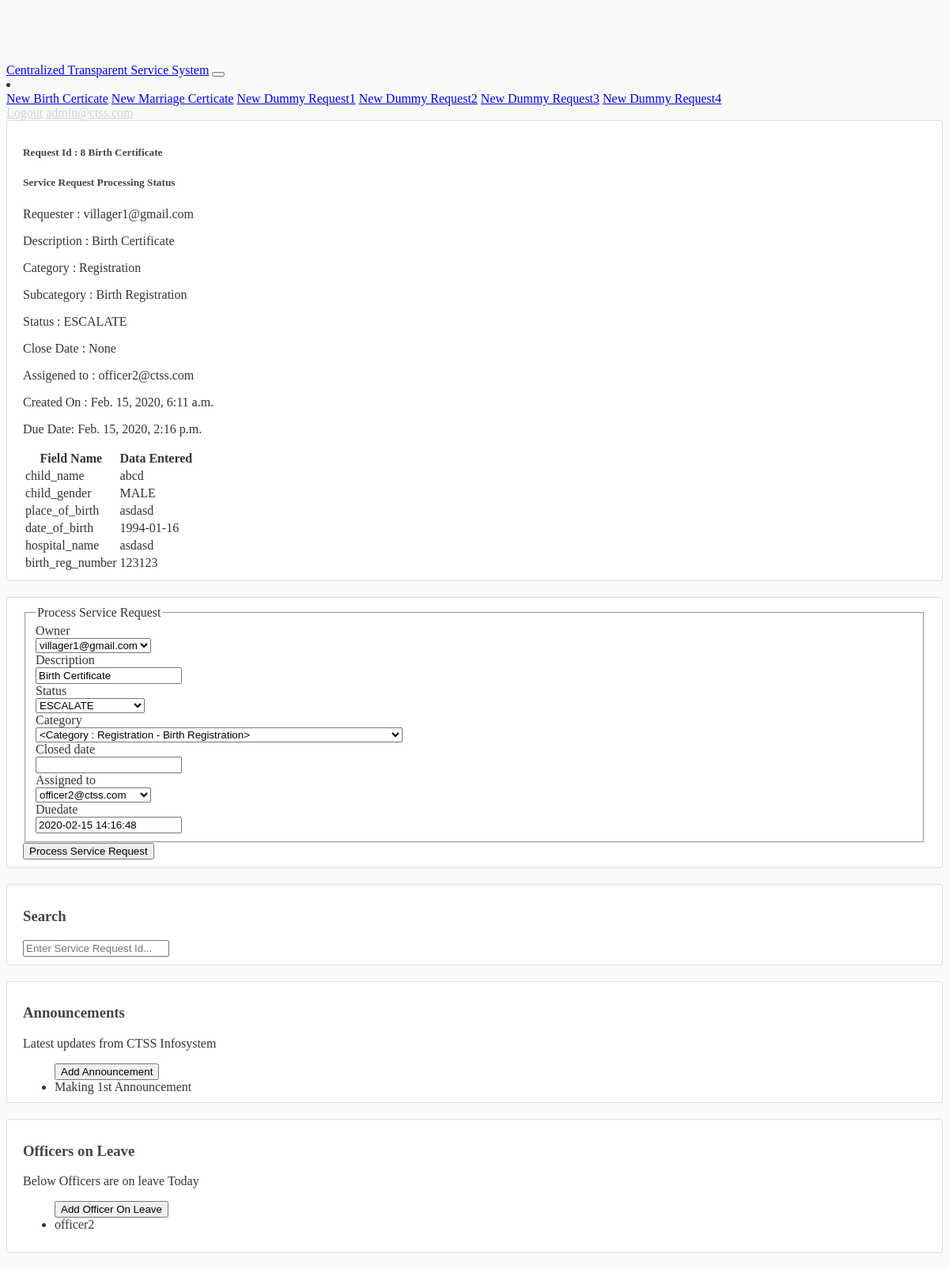
The page /ticket/8/ (signed in) on the database its author committed.
### allusers/models.py (models this page shows, shortened)
class allUser(AbstractBaseUser, PermissionsMixin):
    username = models.CharField(max_length=100, unique=True)
    first_name = models.CharField(max_length=150, blank=True)
    last_name = models.CharField(max_length=150, blank=True)
    email = models.EmailField(max_length=255, unique=True)
    is_staff = models.BooleanField(default=False)
    is_admin = models.BooleanField(default=False)
    is_public = models.BooleanField(default=True)
    is_superuser = models.BooleanField(default=False)
    date_joined = models.DateTimeField(('date joined'), auto_now_add=True)
    manager = models.ForeignKey('self', null=True, related_name="department_head", on_delete=models.DO_NOTHING, blank=True)
    role = models.CharField(max_length=50, choices=ROLES, default='PUBLIC')
    USERNAME_FIELD = 'email'
    REQUIRED_FIELDS = ['username', ]
    objects = UserManager()

class Announcement(models.Model):
    text = models.CharField('announcement', max_length=255)

class LeaveOfficer(models.Model):
    officer_on_leave = models.ForeignKey(allUser, null=True, related_name="officer_leave", on_delete=models.DO_NOTHING, blank=True)
    def __str__(self):
        return f"{self.officer_on_leave.username }"

### ticket/models.py (models this page shows, shortened)
class ServiceRequest(models.Model):
    owner = models.ForeignKey(allUser, related_name='owner', blank=True, null=True, verbose_name='Owner', on_delete=models.DO_NOTHING)
    description = models.CharField('description', blank=True, null=True, max_length=255)
    category = models.ForeignKey(Category, related_name="category", blank=True, null=True, on_delete=models.DO_NOTHING)
    status = models.CharField('Status', choices=STATUS_CHOICES,
                              max_length=255, blank=True, null=True, default="IN QUEUE")
    closed_date = models.DateTimeField(blank=True, null=True)
    assigned_to = models.ForeignKey(allUser, related_name='assigned_to', blank=True,
                                    null=True, verbose_name='Assigned to', on_delete=models.DO_NOTHING)
    created = models.DateTimeField(auto_now_add=True)
    updated = models.DateTimeField(auto_now=True)
    duedate = models.DateTimeField(null=True, blank=True)
    extra = models.TextField('extra', null=True, blank=True)

class Category(models.Model):
    name = models.CharField('category', max_length=255)
    subcategory = models.CharField('subcategory', max_length=255, null=True, blank=True)
    def __str__(self):
        return f"<Category : {self.name} - {self.subcategory}>"

### ticket/views.py (the view, shortened to what this page needs)
# urls.py: path('ticket/<int:num>/', views.ticketinfo, name="showticketinfo"),
def ticketinfo(request, num):
    if request.user.is_authenticated:
        service_request_object = get_object_or_404(ServiceRequest, pk=num)
        setattr(service_request_object, 'data',json.loads(service_request_object.extra))
        context = {
            'service_request': service_request_object,
            'announcements': Announcement.objects.all(),
            'leave_officers': LeaveOfficer.objects.all()
        }
        if request.user.role == 'PUBLIC':
            return render(request, 'ticket/item.html', context=context)
        else:
            form = ServiceReassignForm(request.POST or None, instance=service_request_object)
            if form.is_valid():
                obj = form.save(commit=False)
                obj.save()
                messages.success(request, f'Service Request has been edited')
            context['form'] = form
            return render(request, 'ticket/edit.html', context=context)
    else:
        messages.warning(request, f'You donot have the permission to view the request')
        return render(request, 'ticket/edit.html', context=context)

### ticket/forms.py
class ServiceReassignForm(ModelForm):
    class Meta:
        model = ServiceRequest
        fields = ['owner', 'description', 'status', 'category',
                  'closed_date', 'assigned_to', 'duedate']

### ticket/templates/ticket/edit.html (shortened to what this page needs)
{% extends "base.html" %}
{% load crispy_forms_tags %}
{% block content %}
<div class="content-section">
    <div class="card-header">
        <h5><span class="badge badge-pill badge-warning">Request Id : {{ service_request.id }}</span>
            {{ service_request.description }}</h5>
    </div>
    <div class="card-body">
        <div class="card border-light mb-3">
            <h5>
                <div class="card-header bg-success text-light">Service Request Processing Status</div>
            </h5>
            <div class="card-body">
                <div class="row">
                    <div class="col-sm">
                        <p class="card-text">Requester : {{ service_request.owner }}</p>
                    </div>
                    <div class="col-sm">
                        <p class="card-text">Description : {{ service_request.description }}</p>
                    </div>
                </div>
                <div class="row">
                    <div class="col-sm">
                        <p class="card-text">Category : {{ service_request.category.name }}</p>
                    </div>
                    <div class="col-sm">
                        <p class="card-text">Subcategory : {{ service_request.category.subcategory }}</p>
                    </div>
                </div>
                <div class="row">
                    <div class="col-sm">
                        <p class="card-text">Status : {{ service_request.status }}</p>
                    </div>
                    <div class="col-sm">
                        <p class="card-text">Close Date : {{ service_request.closed_date }}</p>
                    </div>
                </div>
                <div class="row">
                    <div class="col-sm">
                        <p class="card-text">Assigened to : {{ service_request.assigned_to }}</p>
                    </div>
                    <div class="col-sm">
                        <p class="card-text">Created On : {{ service_request.created }}</p>
                    </div>
                </div>
                <div class="row">
                    <div class="col-sm">
                        <p class="card-text">Due Date: {{ service_request.duedate }}</p>
                    </div>
                </div>
            </div>
        </div>
        <table class="table table-striped table-bordered">
            <thead class="table-primary">
                <tr>
                    <th scope="col">Field Name </th>
                    <th scope="col">Data Entered</th>
                </tr>
            </thead>
            <tbody>
                {% for key, value in service_request.data.items %}
                <tr>
                    <td>{{ key }}</td>
                    <td>{{ value }}</td>
                </tr>
                {% endfor %}
            </tbody>
        </table>
    </div>
</div>
<div class="content-section">
    <form method="POST">
        <fieldset class="form-group">
            <legend class="border-bottom mb-4">Process Service Request</legend>
            {{ form|crispy }}
        </fieldset>
        <div class="form-group">
            <button class="btn btn-outline-info" type="submit">Process Service Request</button>
        </div>
    </form>
</div>
{% endblock content %}

### allusers/templates/base.html (shortened to what this page needs)
{% load static %}
<!DOCTYPE html>
<html>
<head>
    <link rel="stylesheet"
        href="https://unpkg.com/bootstrap-material-design@4.1.1/dist/css/bootstrap-material-design.min.css"
>
    <link href="//netdna.bootstrapcdn.com/font-awesome/3.2.1/css/font-awesome.css" rel="stylesheet">
    <link rel="stylesheet" type="text/css" href="{% static 'main.css' %}">
</head>
<body>
    <header class="site-header">
        <nav class="navbar navbar-expand-md navbar-dark bg-primary fixed-top">
            <div class="container">
                <a class="navbar-brand mr-4" href="{% url 'home' %}">Centralized Transparent Service System</a>
                <button class="navbar-toggler" type="button" data-toggle="collapse" data-target="#navbarToggle"
                    aria-controls="navbarToggle" aria-expanded="false" aria-label="Toggle navigation">
                </button>
                <div class="collapse navbar-collapse" id="navbarToggle">
                    <div class="navbar-nav ml-auto">
                        <li class="nav-item dropdown">
                            <div class="dropdown-menu" aria-labelledby="navbarDropdown">
                                <a class="dropdown-item" href="/addbirthcertificate">New Birth Certicate</a>
                                <a class="dropdown-item" href="/addmarriagecertificate">New Marriage Certicate</a>
                                <a class="dropdown-item" href="#">New Dummy Request1</a>
                                <a class="dropdown-item" href="#">New Dummy Request2</a>
                                <a class="dropdown-item" href="#">New Dummy Request3</a>
                                <a class="dropdown-item" href="#">New Dummy Request4</a>
                            </div>
                        </li>
                    </div>
                    <div class="navbar-nav ml-auto">
                        {% if user.is_authenticated %}
                        <a class="nav-item nav-link" href="{% url 'logout' %}">Logout</a>
                        <a class="nav-item nav-link" href="#"> {{ request.user.email }}</a>
                        {% else %}
                        <a class="nav-item nav-link" href="{% url 'login' %}">Login</a>
                        <a class="nav-item nav-link" href="{% url 'register' %}">Register</a>
                        {% endif %}
                    </div>
                </div>
            </div>
        </nav>
    </header>
    <main role="main" class="container">
        <div class="row">
            <div class="col-md-9">
                {% block content %}
                {% endblock %}
            </div>
            <div class="col-md-3">
                {% if user.is_authenticated %}
                <div class="content-section">
                    <h3>Search </h3>
                    <form action="{% url 'search' %}" method="get">
                        <input name="q" type="number" placeholder="Enter Service Request Id...">
                    </form>
                </div>
                {% endif %}
                <div class="content-section">
                    <h3>Announcements</h3>
                    <p class='text-muted'> Latest updates from CTSS Infosystem</p>
                        <ul class="list-group list-group-flush">
                        {% if user.role == 'ADMIN'%}
                                <a href="/newannouncement/"><button type="button" class="btn btn-outline-primary mb-1" >Add Announcement</button></a>
                        {% endif %}
                        {% for announcement in announcements %}
                            <li class="list-group-item list-group-item-info m-1">{{ announcement.text }} </li>
                        {% endfor %}
                        </ul>
                </div>
                <div class="content-section">
                    <h3>Officers on Leave</h3>
                    <p class='text-muted'> Below Officers are on leave Today</p>
                        <ul class="list-group list-group-flush">
                        {% if user.role == 'ADMIN'%}
                            <a href="/newleaveofficer/"><button type="button" class="btn btn-outline-primary mb-1">Add Officer On Leave</button></a>
                        {% endif %}
                        {% for officer in leave_officers %}
                            <li class="list-group-item list-group-item-danger m-1">{{ officer }}</li>
                        {% endfor %}
                        </ul>
                </div>
            </div>
        </div>
    </main>
</body>
</html>

### ticket/static/main.css (style rules this page uses)
body { background: #fafafa; color: #333333; margin-top: 5rem; }
h1, h2, h3, h4, h5, h6 { color: #444444; }
ul { margin: 0; }
.site-header .navbar-nav .nav-link { color: #cbd5db; }
.content-section { background: #ffffff; padding: 10px 20px; border: 1px solid #dddddd; border-radius: 3px; margin-bottom: 20px; }

### rows shown on the page
allUser: user.email "admin@ctss.com"
ServiceRequest: id "8", description "Birth Certificate", owner "villager1@gmail.com", category.name "Registration", category.subcategory "Birth Registration", status "ESCALATE", closed_date "None", assigned_to "officer2@ctss.com", created "Feb. 15, 2020, 6:11 a.m.", duedate "Feb. 15, 2020, 2:16 p.m.", category "<Category : Registration - Birth Registration>", duedate "2020-02-15 14:16:48"
Announcement: text "Making 1st Announcement"
LeaveOfficer: officer_on_leave.username "officer2"

### other values the page prints
{{ key }} "child_name" "child_gender" "place_of_birth" "date_of_birth" "hospital_name" "birth_reg_number"
{{ value }} "abcd" "MALE" "asdasd" "1994-01-16" "asdasd" "123123"
